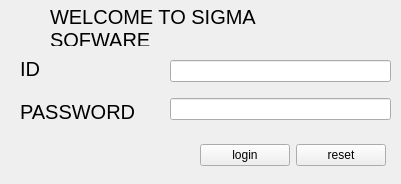
<?xml version="1.0" encoding="UTF-8"?>
<ui version="4.0">
 <class>Form</class>
 <widget class="QWidget" name="LoginForm">
  <property name="geometry">
   <rect>
    <x>0</x>
    <y>0</y>
    <width>401</width>
    <height>184</height>
   </rect>
  </property>
  <property name="windowTitle">
   <string>Form</string>
  </property>
  <widget class="QWidget" name="verticalLayoutWidget">
   <property name="geometry">
    <rect>
     <x>20</x>
     <y>50</y>
     <width>131</width>
     <height>80</height>
    </rect>
   </property>
   <layout class="QVBoxLayout" name="verticalLayout">
    <item>
     <widget class="QLabel" name="label">
      <property name="font">
       <font>
        <pointsize>15</pointsize>
       </font>
      </property>
      <property name="text">
       <string>ID</string>
      </property>
      <property name="wordWrap">
       <bool>true</bool>
      </property>
     </widget>
    </item>
    <item>
     <widget class="QLabel" name="label_2">
      <property name="font">
       <font>
        <pointsize>15</pointsize>
       </font>
      </property>
      <property name="text">
       <string>PASSWORD</string>
      </property>
      <property name="wordWrap">
       <bool>true</bool>
      </property>
     </widget>
    </item>
   </layout>
  </widget>
  <widget class="QLabel" name="label_3">
   <property name="geometry">
    <rect>
     <x>50</x>
     <y>10</y>
     <width>291</width>
     <height>36</height>
    </rect>
   </property>
   <property name="font">
    <font>
     <pointsize>15</pointsize>
    </font>
   </property>
   <property name="text">
    <string>WELCOME TO SIGMA SOFWARE</string>
   </property>
   <property name="wordWrap">
    <bool>true</bool>
   </property>
  </widget>
  <widget class="QWidget" name="verticalLayoutWidget_2">
   <property name="geometry">
    <rect>
     <x>170</x>
     <y>50</y>
     <width>221</width>
     <height>81</height>
    </rect>
   </property>
   <layout class="QVBoxLayout" name="verticalLayout_2">
    <item>
     <widget class="QLineEdit" name="lineEdit"/>
    </item>
    <item>
     <widget class="QLineEdit" name="lineEdit_2"/>
    </item>
   </layout>
  </widget>
  <widget class="QWidget" name="horizontalLayoutWidget">
   <property name="geometry">
    <rect>
     <x>200</x>
     <y>140</y>
     <width>186</width>
     <height>31</height>
    </rect>
   </property>
   <layout class="QHBoxLayout" name="horizontalLayout">
    <item>
     <widget class="QPushButton" name="pushButton_2">
      <property name="text">
       <string>login</string>
      </property>
     </widget>
    </item>
    <item>
     <widget class="QPushButton" name="pushButton">
      <property name="text">
       <string>reset</string>
      </property>
     </widget>
    </item>
   </layout>
  </widget>
 </widget>
 <resources/>
 <connections/>
</ui>
